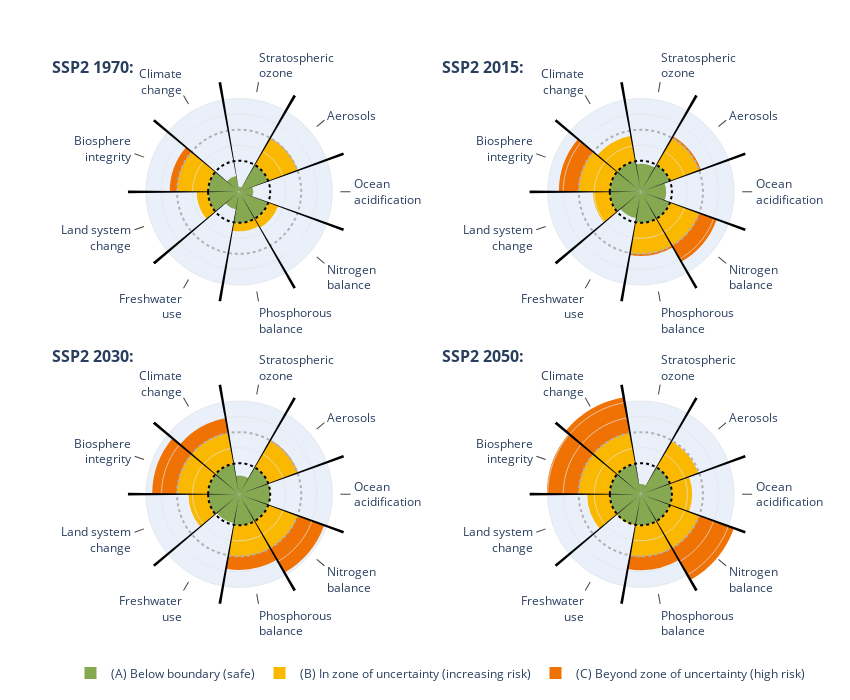

The cell this chart's notebook holds for it:
### Code cell
years = [1970, 2015, 2030, 2050]

n_x, n_y = 2, 2

fig = make_subplots(n_y, n_x, subplot_titles=['<b>SSP2 {}:</b>'.format(y) for y in years], vertical_spacing=0.1, horizontal_spacing=0.0)
left_align_subplot_titles(fig)

max_val = 3.6
bg_limit = 3

extra_layout1 = add_pb_subplot(data, years[0], fig, 'polar', 'polar2', range_x(1, n_x), range_y(1, n_y), max_val=max_val, bg_limit=bg_limit)
extra_layout2 = add_pb_subplot(data, years[1], fig, 'polar3', 'polar4', range_x(2, n_x), range_y(1, n_y), max_val=max_val, bg_limit=bg_limit)
extra_layout3 = add_pb_subplot(data, years[2], fig, 'polar5', 'polar6', range_x(1, n_x), range_y(2, n_y), max_val=max_val, bg_limit=bg_limit)
extra_layout4 = add_pb_subplot(data, years[3], fig, 'polar7', 'polar8', range_x(2, n_x), range_y(2, n_y), max_val=max_val, bg_limit=bg_limit)

fig.update_layout(
    **extra_layout1,
    **extra_layout2,
    **extra_layout3,
    **extra_layout4,
    height=700, width=850,
    margin={'b': 20, 'l': 50, 't': 80, 'r': 20},
    legend={'orientation': 'h', 'x': 0.5, "xanchor": "center"}
)
